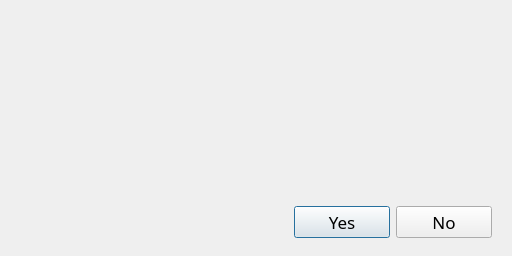
<?xml version="1.0" encoding="UTF-8"?>
<ui version="4.0">
 <class>DialogBool</class>
 <widget class="QDialog" name="DialogBool">
  <property name="geometry">
   <rect>
    <x>0</x>
    <y>0</y>
    <width>512</width>
    <height>256</height>
   </rect>
  </property>
  <property name="minimumSize">
   <size>
    <width>512</width>
    <height>192</height>
   </size>
  </property>
  <property name="font">
   <font>
    <family>Metropolis</family>
    <pointsize>13</pointsize>
   </font>
  </property>
  <property name="windowIcon">
   <iconset resource="../../resources/resources.qrc">
    <normaloff>:/logo/logo/logdoctor.svg</normaloff>:/logo/logo/logdoctor.svg</iconset>
  </property>
  <property name="modal">
   <bool>true</bool>
  </property>
  <layout class="QVBoxLayout" name="verticalLayout">
   <item>
    <widget class="QFrame" name="frame_Message">
     <property name="sizePolicy">
      <sizepolicy hsizetype="Preferred" vsizetype="Minimum">
       <horstretch>0</horstretch>
       <verstretch>0</verstretch>
      </sizepolicy>
     </property>
     <layout class="QGridLayout" name="gridLayout">
      <property name="topMargin">
       <number>0</number>
      </property>
      <property name="bottomMargin">
       <number>0</number>
      </property>
      <item row="0" column="0" rowspan="3">
       <widget class="QLabel" name="label_Icon">
        <property name="minimumSize">
         <size>
          <width>64</width>
          <height>64</height>
         </size>
        </property>
        <property name="maximumSize">
         <size>
          <width>64</width>
          <height>64</height>
         </size>
        </property>
        <property name="pixmap">
         <pixmap resource="../../resources/resources.qrc">:/icons/icons/dialog_quest.png</pixmap>
        </property>
        <property name="alignment">
         <set>Qt::AlignCenter</set>
        </property>
       </widget>
      </item>
      <item row="1" column="1">
       <widget class="QLabel" name="label_Title">
        <property name="minimumSize">
         <size>
          <width>0</width>
          <height>64</height>
         </size>
        </property>
        <property name="maximumSize">
         <size>
          <width>16777215</width>
          <height>64</height>
         </size>
        </property>
        <property name="font">
         <font>
          <family>Metropolis</family>
          <pointsize>13</pointsize>
         </font>
        </property>
        <property name="text">
         <string/>
        </property>
        <property name="wordWrap">
         <bool>true</bool>
        </property>
        <property name="indent">
         <number>8</number>
        </property>
       </widget>
      </item>
      <item row="3" column="0" colspan="2">
       <widget class="QLabel" name="label_Message">
        <property name="sizePolicy">
         <sizepolicy hsizetype="Preferred" vsizetype="Expanding">
          <horstretch>0</horstretch>
          <verstretch>0</verstretch>
         </sizepolicy>
        </property>
        <property name="minimumSize">
         <size>
          <width>0</width>
          <height>24</height>
         </size>
        </property>
        <property name="font">
         <font>
          <family>Metropolis</family>
          <pointsize>13</pointsize>
         </font>
        </property>
        <property name="alignment">
         <set>Qt::AlignLeading|Qt::AlignLeft|Qt::AlignTop</set>
        </property>
        <property name="wordWrap">
         <bool>true</bool>
        </property>
        <property name="margin">
         <number>4</number>
        </property>
       </widget>
      </item>
     </layout>
    </widget>
   </item>
   <item>
    <widget class="QFrame" name="frame_Buttons">
     <property name="minimumSize">
      <size>
       <width>0</width>
       <height>48</height>
      </size>
     </property>
     <property name="maximumSize">
      <size>
       <width>16777215</width>
       <height>48</height>
      </size>
     </property>
     <layout class="QHBoxLayout" name="horizontalLayout">
      <item>
       <spacer name="horizontalSpacer">
        <property name="orientation">
         <enum>Qt::Horizontal</enum>
        </property>
        <property name="sizeHint" stdset="0">
         <size>
          <width>333</width>
          <height>27</height>
         </size>
        </property>
       </spacer>
      </item>
      <item>
       <widget class="QPushButton" name="button_YES">
        <property name="minimumSize">
         <size>
          <width>96</width>
          <height>32</height>
         </size>
        </property>
        <property name="maximumSize">
         <size>
          <width>96</width>
          <height>32</height>
         </size>
        </property>
        <property name="text">
         <string>Yes</string>
        </property>
       </widget>
      </item>
      <item>
       <widget class="QPushButton" name="button_NO">
        <property name="minimumSize">
         <size>
          <width>96</width>
          <height>32</height>
         </size>
        </property>
        <property name="maximumSize">
         <size>
          <width>96</width>
          <height>32</height>
         </size>
        </property>
        <property name="text">
         <string>No</string>
        </property>
       </widget>
      </item>
     </layout>
    </widget>
   </item>
  </layout>
 </widget>
 <resources>
  <include location="../../resources/resources.qrc"/>
 </resources>
 <connections/>
</ui>
